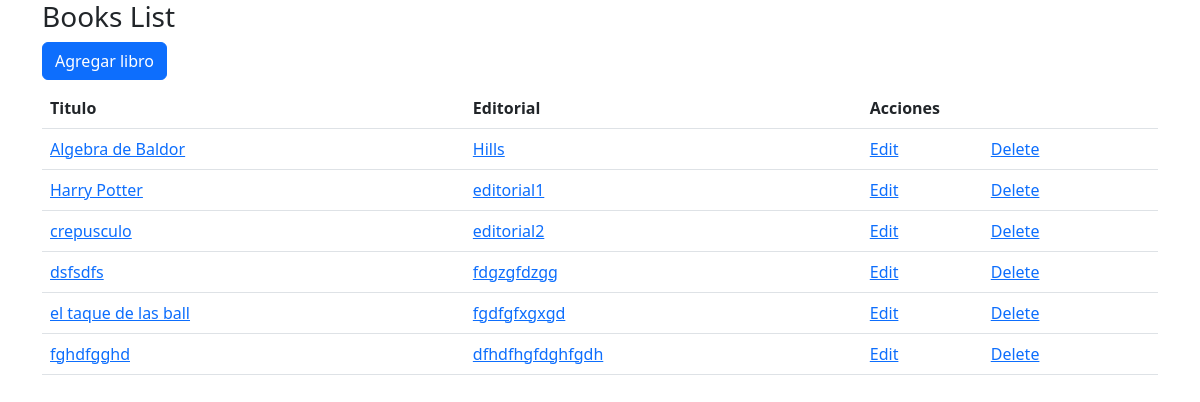
/books/, run on an earlier commit of the app's database.
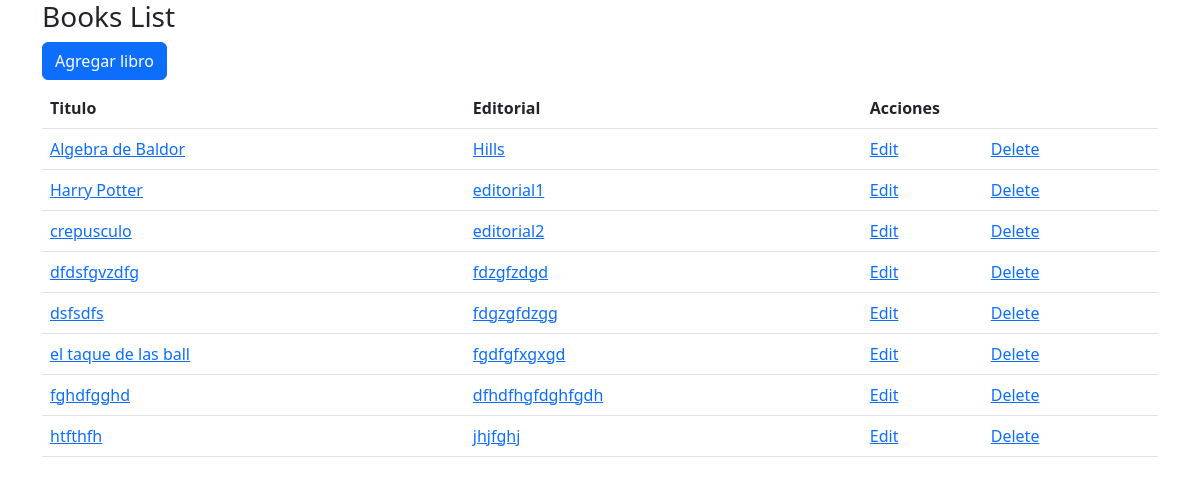
And on a later commit of the database.
### books/models.py (models this page shows, shortened)
class Book(models.Model):
    titulo = models.CharField(max_length=20)
    editorial = models.CharField(max_length=20)
    STATUS = (
        ('a', 'Activo'),
        ('m', 'Mantenimiento'),
        ('r', 'Reservado')
    )
    state = models.CharField(max_length=1, choices=STATUS, blank=True, default='a')
    TIPOS_BOOK = [
        ('p', 'Pasta'),
        ('D', 'Digital')
    ]
    type = models.CharField(max_length=1, choices=TIPOS_BOOK, blank=True, default='P')
    class Meta:
        ordering = ["titulo"]

### books/views.py (the view)
def books_list(request):
    books = models.Book.objects.all()
    context = {'books':books}
    sweetify.info(request, 'Bienvenidos', timer=1000)
    return render(request, 'books_list.html', context)

### books/templates/books_list.html (shortened to what this page needs)
{% extends 'base.html' %}
{% block content %}
<a href="new" class="btn btn-primary mb-2">Agregar libro</a>
<table class="table">
    <thead>
        <tr>
            <th>Titulo</th>
            <th>Editorial</th>
            <th colspan="2">Acciones</th>
        </tr>
    </thead>
    <tbody>
        {% for book in books %}
        <tr>
            <td> <a href="{{book.id}}">{{book.titulo}}</a> </td>
            <td> <a href="/books/{{book.id}}">{{book.editorial}}</a> </td>
            <td> <a href="/books/{{book.id}}/edit">Edit</a> </td>
            <td> <a href="/books/{{book.id}}/delete">Delete</a> </td>
        </tr>
        {% endfor %}
    </tbody>
</table>
{% endblock %}

What changed in the data, as far as the page shows it:
added Book: titulo "dfdsfgvzdfg", editorial "fdzgfzdgd"
added Book: titulo "htfthfh", editorial "jhjfghj"
